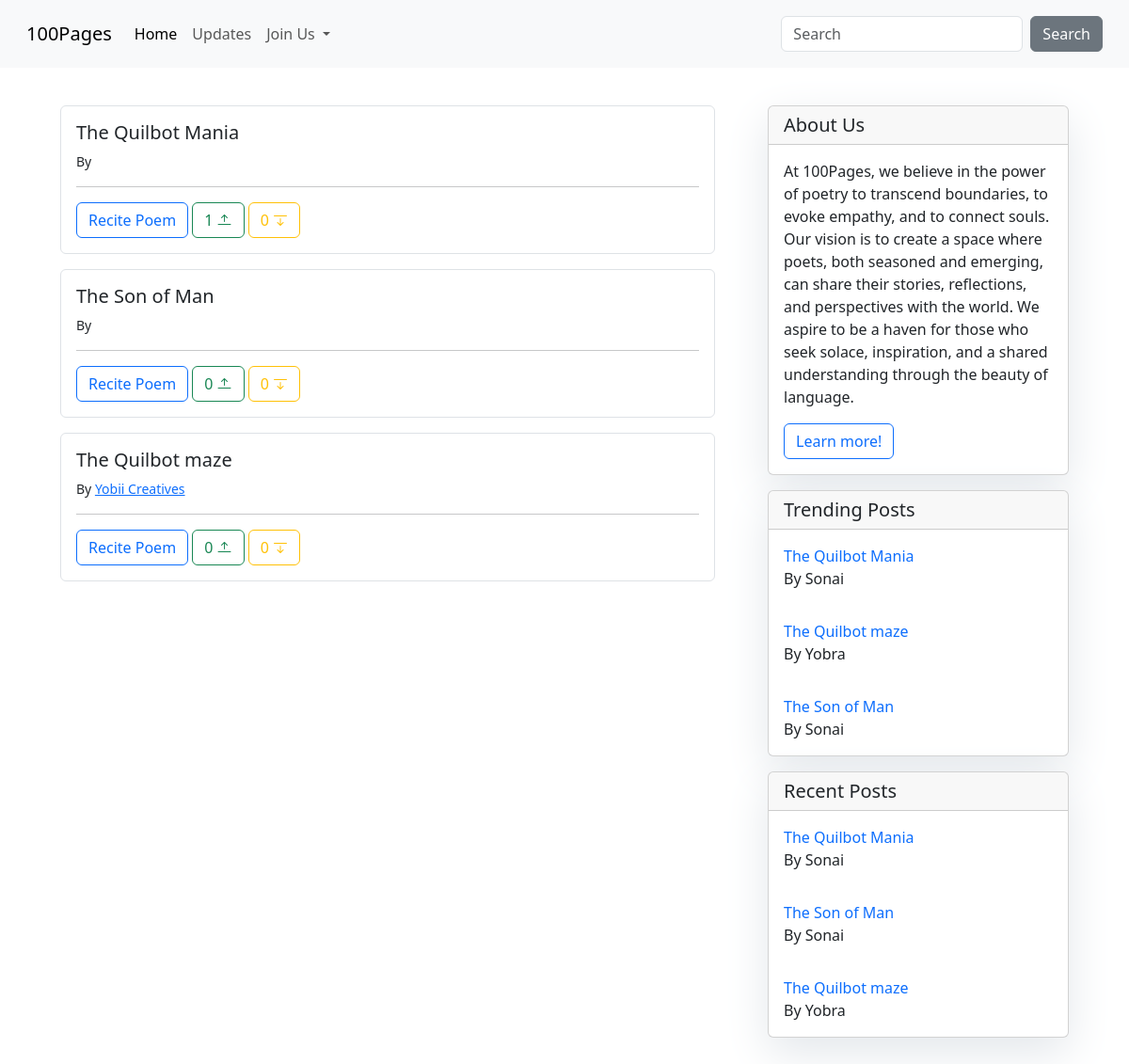
The app's page /blog/posts/, older data.
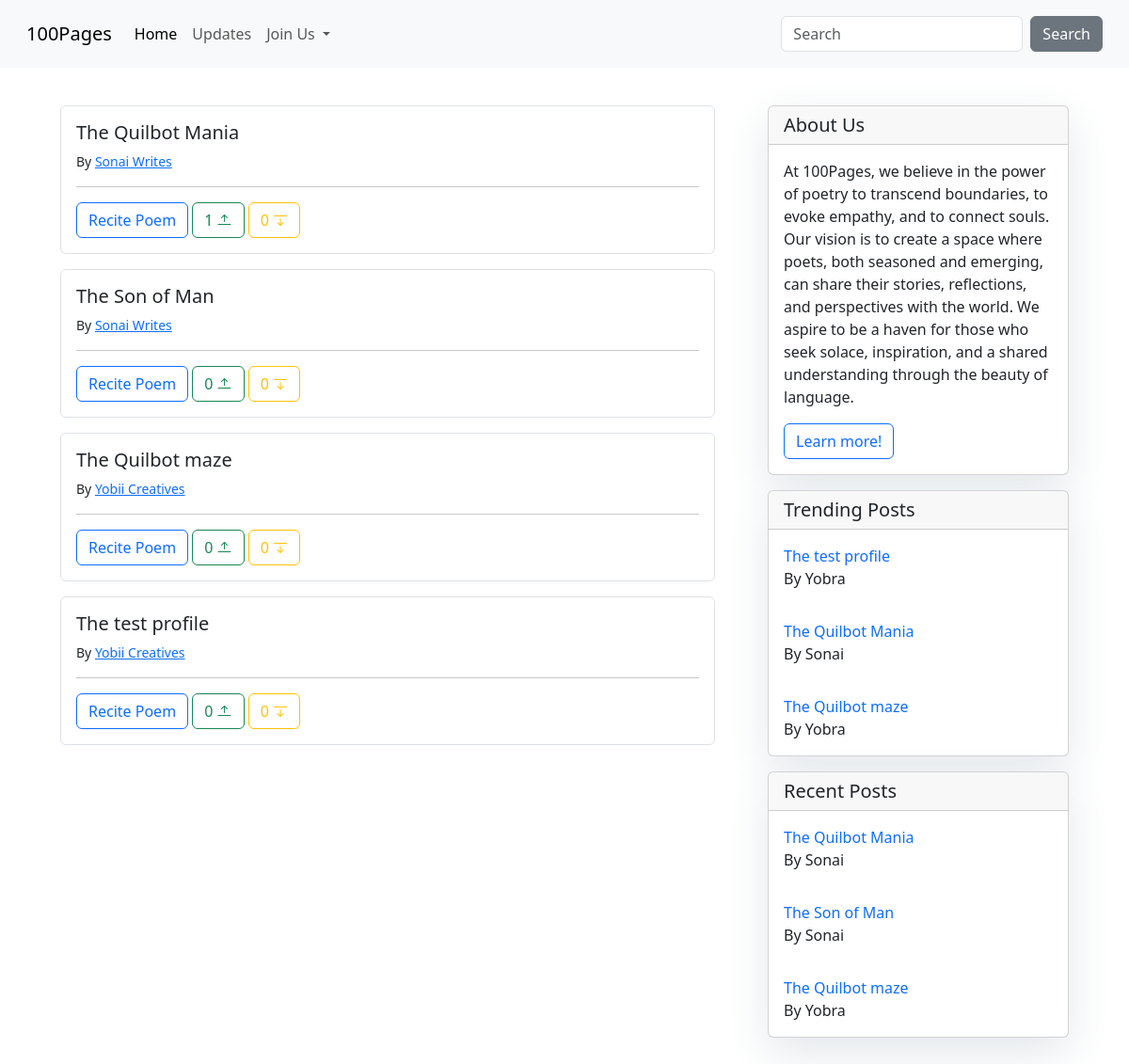
The same page, newer data.
### blog/models.py (models this page shows, shortened)
class Posts(models.Model):
    title = models.CharField(max_length=100)
    subtitle = models.CharField(max_length=100)
    author = models.ForeignKey(User, on_delete=models.CASCADE)
    avatar = models.ImageField(default='default.jpeg', upload_to='profile_pics/')
    post = models.TextField()
    created_on = models.DateTimeField(auto_now=True)
    updated_on = models.DateTimeField(auto_now=True)
    upvotes = models.IntegerField(default=0)
    downvotes = models.IntegerField(default=0)
    class Meta:
        ordering = ['-created_on']

### users/models.py (models this page shows, shortened)
class Profile(models.Model):
    user = models.OneToOneField(User, on_delete=models.CASCADE)
    dp = models.ImageField(default='default.jpeg', upload_to='profile_pics')
    stage_name = models.CharField(max_length=100)
    bio = models.TextField(max_length=500, blank=True)
    interests = models.CharField(max_length=100, blank=True)
    followers = models.ManyToManyField(User, related_name='followers', blank=True)

### blog/views.py (the view)
# urls.py: path('posts/', views.post_list, name="posts"),
def post_list(request):
    posts = Posts.objects.all().order_by('-upvotes', 'downvotes')
    latest_post = Posts.objects.order_by('-created_on')[0:3]
    trending_post = Posts.objects.order_by('-upvotes', 'downvotes')[0:3]
    context = {
        'posts': posts,
        'latest_post': latest_post,
        'trending_post': trending_post
    }
    return render(request, 'blog/posts.html', context)

### templates/blog/posts.html (shortened to what this page needs)
{% extends '../index.html'%}
{% load static %}
{% block content %}
{% if posts %}
<div class="row p-md-5 mt-5">
  <div class="col-md-8">
    {% for post in posts %}
    <div class="card m-3 border shadow-none">
      <div class="card-body">
        <h5 class="card-title">{{post.title}} </h5>
        <p class="small fw-lighter">By <a
            href="{% url 'author_profile' user_id=post.author.id%}">{{post.author.profile.stage_name}}</a> </p>
        <hr>
        <a href="{% url 'post_detail' post.id%}" class="btn btn-outline-primary">Recite Poem</a>
        {% if user.is_authenticated %}
        <a href="{% url 'upvote_post' post.id%}" class="btn btn-outline-success">
          {{post.upvotes}} <i class="bi bi-arrow-bar-up"></i>
        </a>
        <a href="{% url 'downvote_post' post.id%}" class="btn btn-outline-warning">
          {{post.downvotes}} <i class="bi bi-arrow-bar-down"></i>
        </a>
        {% else %}
        <a href="{% url 'login' %}" class="btn btn-outline-success">
          {{post.upvotes}} <i class="bi bi-arrow-bar-up"></i>
        </a>
        <a href="{% url 'login' %}" class="btn btn-outline-warning">
          {{post.downvotes}} <i class="bi bi-arrow-bar-down"></i>
        </a>
        {% endif %}
      </div>
    </div>
    {% endfor %}
  </div>
  {% block sidebar %} {% include './sidebar.html' %} {% endblock sidebar %}
  {% endif %}
  {% endblock %}

### templates/blog/sidebar.html (shortened to what this page needs)
{% block sidebar %}
<div class="col-md-4 float-right">
<div class="card m-3">
        <h5 class="card-header">About Us</h5>
    <div class="card-body">
        <p class="card-text"> At 100Pages, we believe in the power of poetry to transcend boundaries, to evoke empathy, and to connect souls. Our vision is to create a space where poets, both seasoned and emerging, can share their stories, reflections, and perspectives with the world. We aspire to be a haven for those who seek solace, inspiration, and a shared understanding through the beauty of language.</p>
        <a href="#"
           class="btn btn-outline-primary">Learn more!</a>
    </div>
</div>
<div class="card m-3">
    <h5 class="card-header">Trending Posts</h5>
    {% for post in latest_post %}
    <div class="card-body">
        <a class="card-text fw-light text-decoration-none" href="{% url 'post_detail' post.id %}">{{post.title}}</a>
        <p class="card-text fw-light">By {{post.author}}</p>
    </div>
    {% endfor %}
</div>
<div class="card m-3">
    <h5 class="card-header">Recent Posts</h5>
    {% for post in trending_post %}
    <div class="card-body">
        <a class="card-text fw-light text-decoration-none" href="{% url 'post_detail' post.id %}">{{post.title}}</a>
        <p class="card-text fw-light">By {{post.author}}</p>
    </div>
    {% endfor %}
</div>
</div>
</div>
{% endblock sidebar %}

Row changes from the older to the newer data that the page shows:
no longer on one of the page's lists (row unchanged): Posts: title "The Son of Man", author "Sonai"
changed through a linked row, Posts "The Quilbot Mania": author.profile.stage_name (not shown) → "Sonai Writes"
changed through a linked row, Posts "The Son of Man": author.profile.stage_name (not shown) → "Sonai Writes"
added Posts: title "The test profile", author.profile.stage_name "Yobii Creatives", upvotes "0", downvotes "0", author "Yobra"
